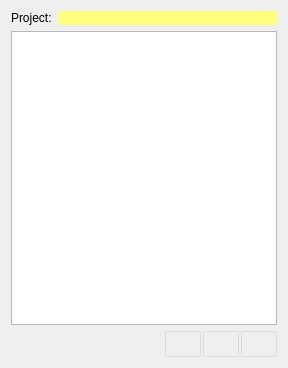
<?xml version="1.0" encoding="UTF-8"?>
<ui version="4.0">
 <class>PropertyManagerWorkPanel</class>
 <widget class="QWidget" name="PropertyManagerWorkPanel">
  <property name="geometry">
   <rect>
    <x>0</x>
    <y>0</y>
    <width>288</width>
    <height>368</height>
   </rect>
  </property>
  <property name="windowTitle">
   <string>Properties Manager</string>
  </property>
  <property name="toolTip">
   <string/>
  </property>
  <layout class="QVBoxLayout" name="verticalLayout">
   <item>
    <widget class="QWidget" name="projectNameW" native="true">
     <layout class="QHBoxLayout" name="horizontalLayout_2">
      <property name="leftMargin">
       <number>0</number>
      </property>
      <property name="topMargin">
       <number>0</number>
      </property>
      <property name="rightMargin">
       <number>0</number>
      </property>
      <property name="bottomMargin">
       <number>0</number>
      </property>
      <item>
       <widget class="QLabel" name="label">
        <property name="text">
         <string>Project:</string>
        </property>
       </widget>
      </item>
      <item>
       <widget class="QPushButton" name="projectPB">
        <property name="sizePolicy">
         <sizepolicy hsizetype="Expanding" vsizetype="Fixed">
          <horstretch>0</horstretch>
          <verstretch>0</verstretch>
         </sizepolicy>
        </property>
        <property name="focusPolicy">
         <enum>Qt::NoFocus</enum>
        </property>
        <property name="styleSheet">
         <string notr="true">QPushButton {
	border: 0px none; 
	background-color: #FFFF7F;
}</string>
        </property>
        <property name="text">
         <string/>
        </property>
       </widget>
      </item>
     </layout>
    </widget>
   </item>
   <item>
    <widget class="QTreeView" name="propertiesTV">
     <property name="focusPolicy">
      <enum>Qt::NoFocus</enum>
     </property>
     <property name="rootIsDecorated">
      <bool>false</bool>
     </property>
     <property name="itemsExpandable">
      <bool>false</bool>
     </property>
    </widget>
   </item>
   <item>
    <widget class="QWidget" name="widget" native="true">
     <property name="styleSheet">
      <string notr="true"> QPushButton {
     border: 1px solid #dadbde;
     background-color: qlineargradient(x1: 0, y1: 0, x2: 0, y2: 1,
                                       stop: 0 #dadbde, stop: 1 #f6f7fa);
     border-radius: 2px;
     min-width: 34px;
     min-height: 24px;
 }

 QPushButton:pressed {
     border: 2px solid #777777;
 }

 QPushButton:checked {
     border: 2px solid #777777;
 }</string>
     </property>
     <layout class="QHBoxLayout" name="horizontalLayout">
      <property name="spacing">
       <number>2</number>
      </property>
      <property name="leftMargin">
       <number>0</number>
      </property>
      <property name="topMargin">
       <number>0</number>
      </property>
      <property name="rightMargin">
       <number>0</number>
      </property>
      <property name="bottomMargin">
       <number>0</number>
      </property>
      <item>
       <spacer name="horizontalSpacer">
        <property name="orientation">
         <enum>Qt::Horizontal</enum>
        </property>
        <property name="sizeHint" stdset="0">
         <size>
          <width>40</width>
          <height>20</height>
         </size>
        </property>
       </spacer>
      </item>
      <item>
       <widget class="QPushButton" name="propertyNewPB">
        <property name="focusPolicy">
         <enum>Qt::NoFocus</enum>
        </property>
        <property name="toolTip">
         <string>Create new property</string>
        </property>
        <property name="text">
         <string/>
        </property>
        <property name="icon">
         <iconset resource="StandardWP.qrc">
          <normaloff>:/images/StandardWP/PropertiesManagerWorkPanel/property-add.svg</normaloff>:/images/StandardWP/PropertiesManagerWorkPanel/property-add.svg</iconset>
        </property>
        <property name="iconSize">
         <size>
          <width>24</width>
          <height>24</height>
         </size>
        </property>
        <property name="flat">
         <bool>true</bool>
        </property>
       </widget>
      </item>
      <item>
       <widget class="QPushButton" name="propertyDeletePB">
        <property name="enabled">
         <bool>false</bool>
        </property>
        <property name="focusPolicy">
         <enum>Qt::NoFocus</enum>
        </property>
        <property name="toolTip">
         <string>Delete selected properties</string>
        </property>
        <property name="text">
         <string/>
        </property>
        <property name="icon">
         <iconset resource="StandardWP.qrc">
          <normaloff>:/images/StandardWP/PropertiesManagerWorkPanel/property-remove.svg</normaloff>:/images/StandardWP/PropertiesManagerWorkPanel/property-remove.svg</iconset>
        </property>
        <property name="iconSize">
         <size>
          <width>24</width>
          <height>24</height>
         </size>
        </property>
        <property name="flat">
         <bool>true</bool>
        </property>
       </widget>
      </item>
      <item>
       <widget class="QPushButton" name="propertyInfoPB">
        <property name="enabled">
         <bool>false</bool>
        </property>
        <property name="focusPolicy">
         <enum>Qt::NoFocus</enum>
        </property>
        <property name="toolTip">
         <string>Show info for selected properties</string>
        </property>
        <property name="text">
         <string/>
        </property>
        <property name="icon">
         <iconset resource="StandardWP.qrc">
          <normaloff>:/images/StandardWP/PropertiesManagerWorkPanel/property-info.svg</normaloff>:/images/StandardWP/PropertiesManagerWorkPanel/property-info.svg</iconset>
        </property>
        <property name="iconSize">
         <size>
          <width>24</width>
          <height>24</height>
         </size>
        </property>
        <property name="flat">
         <bool>true</bool>
        </property>
       </widget>
      </item>
     </layout>
    </widget>
   </item>
  </layout>
 </widget>
 <resources>
  <include location="StandardWP.qrc"/>
 </resources>
 <connections/>
</ui>
